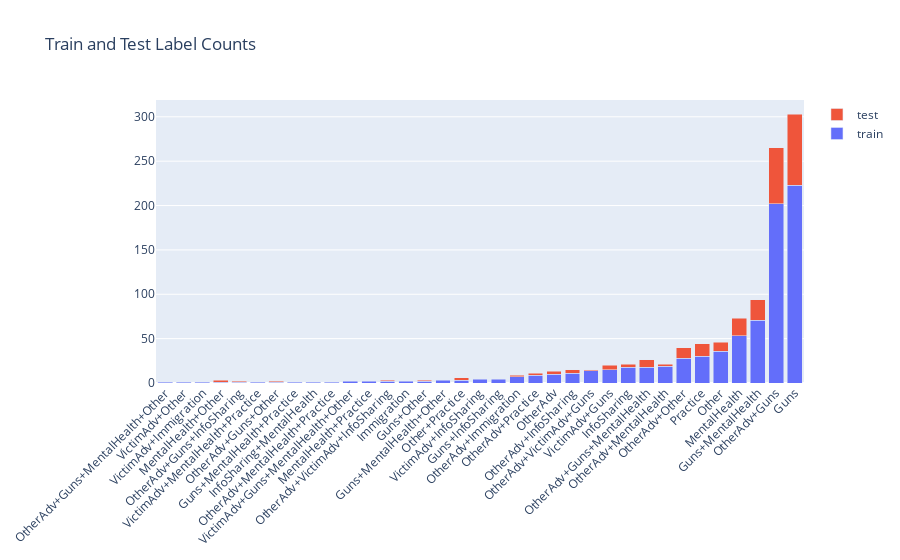

The notebook cell saved with this chart:
### Code cell
import plotly.graph_objs as go

data = [
    go.Bar(
        x=df['combined_labels'], # assign x as the dataframe column 'x'
        y=df['train'],
        name='train'
    ),
    go.Bar(
        x=df['combined_labels'],
        y=df['test'],
        name='test'
    )
]

layout = go.Layout(
    barmode='stack',
    title='Train and Test Label Counts',
    xaxis_tickangle=-45
)

fig = go.Figure(data=data, layout=layout)

fig.write_html('plotlystackedcounts.html', auto_open=True)
fig.show()

### Figure 1 — Plotly figure (JSON) as saved in the notebook; plotly's stock layout.template omitted (floating-point values rounded to 4 significant figures)
{"data": [{"name": "train", "type": "bar", "x": ["OtherAdv+Guns+MentalHealth+Other", "VictimAdv+Other", "VictimAdv+Immigration", "MentalHealth+Other", "OtherAdv+Guns+InfoSharing", "VictimAdv+MentalHealth+Practice", "OtherAdv+Guns+Other", "Guns+MentalHealth+Practice", "InfoSharing+MentalHealth", "OtherAdv+MentalHealth+Practice", "VictimAdv+Guns+MentalHealth+Other", "MentalHealth+Practice", "OtherAdv+VictimAdv+InfoSharing", "Immigration", "Guns+Other", "Guns+MentalHealth+Other", "Other+Practice", "VictimAdv+InfoSharing", "Guns+InfoSharing", "OtherAdv+Immigration", "OtherAdv+Practice", "OtherAdv", "OtherAdv+InfoSharing", "OtherAdv+VictimAdv+Guns", "VictimAdv+Guns", "InfoSharing", "OtherAdv+Guns+MentalHealth", "OtherAdv+MentalHealth", "OtherAdv+Other", "Practice", "Other", "MentalHealth", "Guns+MentalHealth", "OtherAdv+Guns", "Guns"], "y": [1, 1, 1, 1, 1, 1, 1, 1, 1, 1, 2, 2, 2, 2, 2, 3, 3, 4, 4, 7, 9, 10, 11, 14, 15, 18, 18, 19, 28, 30, 36, 53, 71, 202, 223]}, {"name": "test", "type": "bar", "x": ["OtherAdv+Guns+MentalHealth+Other", "VictimAdv+Other", "VictimAdv+Immigration", "MentalHealth+Other", "OtherAdv+Guns+InfoSharing", "VictimAdv+MentalHealth+Practice", "OtherAdv+Guns+Other", "Guns+MentalHealth+Practice", "InfoSharing+MentalHealth", "OtherAdv+MentalHealth+Practice", "VictimAdv+Guns+MentalHealth+Other", "MentalHealth+Practice", "OtherAdv+VictimAdv+InfoSharing", "Immigration", "Guns+Other", "Guns+MentalHealth+Other", "Other+Practice", "VictimAdv+InfoSharing", "Guns+InfoSharing", "OtherAdv+Immigration", "OtherAdv+Practice", "OtherAdv", "OtherAdv+InfoSharing", "OtherAdv+VictimAdv+Guns", "VictimAdv+Guns", "InfoSharing", "OtherAdv+Guns+MentalHealth", "OtherAdv+MentalHealth", "OtherAdv+Other", "Practice", "Other", "MentalHealth", "Guns+MentalHealth", "OtherAdv+Guns", "Guns"], "y": [null, null, null, 2, 1, null, 1, null, null, null, null, null, 1, null, 1, null, 3, null, null, 2, 2, 3, 4, 1, 5, 3, 8, 2, 12, 14, 10, 20, 23, 63, 80]}], "layout": {"barmode": "stack", "title": {"text": "Train and Test Label Counts"}, "xaxis": {"tickangle": -45}}}
